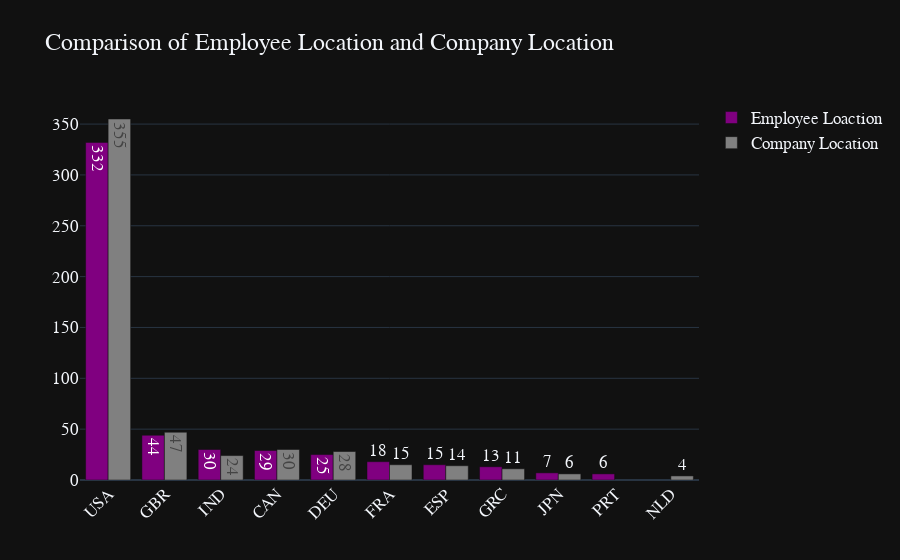

The code cell stored with this chart in its notebook:
### Code cell
converted_country = coco.convert(names=df['company_location'], to="ISO3")
df['company_location'] = converted_country
c_location = df['company_location'].value_counts()
top_10_company_location = c_location[:10]
fig = go.Figure(data=[
    go.Bar(name='Employee Loaction', 
           x=top10_employee_location.index, y=top10_employee_location.values,
           text=top10_employee_location.values,marker_color='purple'),
    go.Bar(name='Company Location', x=top_10_company_location.index, 
           y=top_10_company_location.values,text=top_10_company_location.values,marker_color='grey')
])
fig.update_layout(barmode='group', xaxis_tickangle=-45,
                  title='Comparison of Employee Location and Company Location',template='plotly_dark',
                  font = dict(size=17,family="Franklin Gothic"))

fig.show()

### Figure 1 — Plotly figure (JSON) as saved in the notebook; plotly's stock layout.template omitted (floating-point values rounded to 4 significant figures)
{"data": [{"marker": {"color": "purple"}, "name": "Employee Loaction", "text": [332, 44, 30, 29, 25, 18, 15, 13, 7, 6], "type": "bar", "x": ["USA", "GBR", "IND", "CAN", "DEU", "FRA", "ESP", "GRC", "JPN", "PRT"], "y": [332, 44, 30, 29, 25, 18, 15, 13, 7, 6]}, {"marker": {"color": "grey"}, "name": "Company Location", "text": [355, 47, 30, 28, 24, 15, 14, 11, 6, 4], "type": "bar", "x": ["USA", "GBR", "CAN", "DEU", "IND", "FRA", "ESP", "GRC", "JPN", "NLD"], "y": [355, 47, 30, 28, 24, 15, 14, 11, 6, 4]}], "layout": {"barmode": "group", "font": {"family": "Franklin Gothic", "size": 17}, "title": {"text": "Comparison of Employee Location and Company Location"}, "xaxis": {"tickangle": -45}}}
